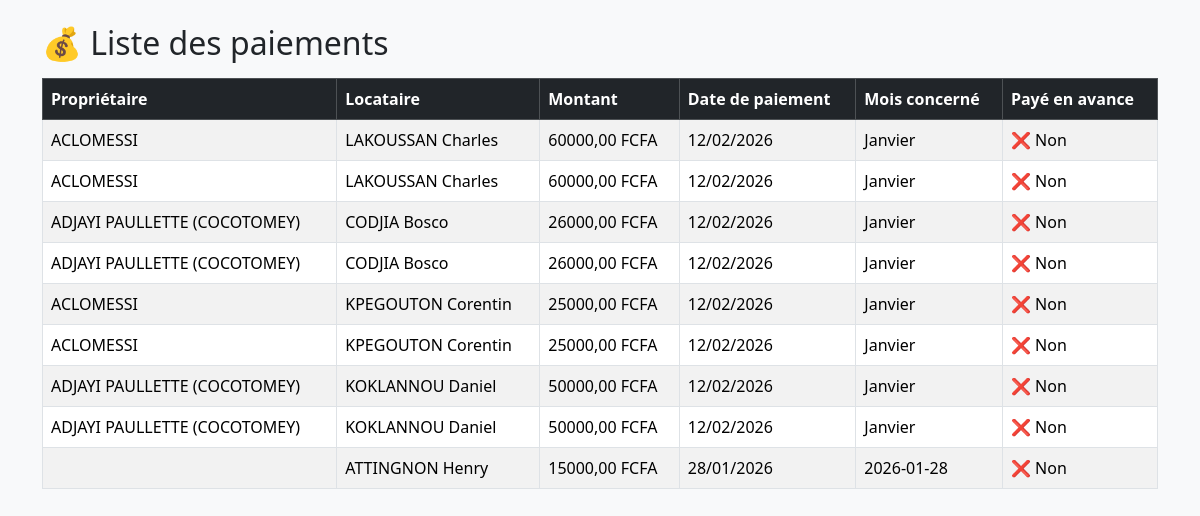
The page /paiements/ on the database its author committed.
### core/models.py (models this page shows, shortened)
class Paiement(models.Model):
    MOIS_CHOICES = [
        (1, "Janvier"),
        (2, "Février"),
        (3, "Mars"),
        (4, "Avril"),
        (5, "Mai"),
        (6, "Juin"),
        (7, "Juillet"),
        (8, "Août"),
        (9, "Septembre"),
        (10, "Octobre"),
        (11, "Novembre"),
        (12, "Décembre"),
    ]
    proprietaire = models.ForeignKey(
        Proprietaire,
        on_delete=models.CASCADE,
        related_name="paiements",
        verbose_name="Propriétaire",
        null=True,
        blank=True
    )
    locataire = models.ForeignKey(
        Locataire,
        on_delete=models.CASCADE,
        related_name="paiements",
        verbose_name="Locataire"
    )
    date_paiement = models.DateField(verbose_name="Date de paiement")
    mois_concerne = models.IntegerField(choices=MOIS_CHOICES, verbose_name="Mois concerné")  # ✅ entier 1–12
    montant = models.DecimalField(max_digits=10, decimal_places=2, verbose_name="Montant")
    paye_en_avance = models.BooleanField(default=False, verbose_name="Payé en avance")

class Proprietaire(models.Model):
    nom = models.CharField(max_length=100)
    numero = models.CharField(max_length=20, default="0000000000")

class Locataire(models.Model):
    nom = models.CharField(max_length=100)
    numero = models.CharField(max_length=20, default="0000000000")
    loyer_mensuel = models.DecimalField(max_digits=10, decimal_places=2, default=0)
    proprietaire = models.ForeignKey(
        Proprietaire,
        on_delete=models.CASCADE,
        related_name="locataires",   # ✅ accès via proprietaire.locataires.all()
        verbose_name="Propriétaire"
    )

### core/views.py (the view)
# urls.py: path("paiements/", views.liste_paiements, name="liste_paiements"),
def liste_paiements(request):
    paiements = Paiement.objects.select_related("locataire", "proprietaire").all().order_by("-date_paiement")
    return render(request, "core/liste_paiements.html", {"paiements": paiements})

### core/templates/core/liste_paiements.html (shortened to what this page needs)
<!DOCTYPE html>
<html lang="fr">
<head>
  <link rel="stylesheet" href="https://cdn.jsdelivr.net/npm/bootstrap@5.3.2/dist/css/bootstrap.min.css">
</head>
<body class="container mt-4 bg-light">
  <h2>💰 Liste des paiements</h2>
  <table class="table table-striped table-bordered mt-3">
    <thead class="table-dark">
      <tr>
        <th>Propriétaire</th>
        <th>Locataire</th>
        <th>Montant</th>
        <th>Date de paiement</th>
        <th>Mois concerné</th>
        <th>Payé en avance</th>
      </tr>
    </thead>
    <tbody>
  {% for paiement in paiements %}
  <tr>
    <td>{{ paiement.proprietaire.nom }}</td>
    <td>{{ paiement.locataire.nom }}</td>
    <td>{{ paiement.montant }} FCFA</td>
    <td>{{ paiement.date_paiement|date:"d/m/Y" }}</td>
    <td>{{ paiement.get_mois_concerne_display }}</td>
    <td>{% if paiement.paye_en_avance %}✅ Oui{% else %}❌ Non{% endif %}</td>
  </tr>
  {% empty %}
  <tr>
    <td colspan="6" class="text-center">Aucun paiement enregistré</td>
  </tr>
  {% endfor %}
</tbody>
  </table>
</body>
</html>

### rows shown on the page
Paiement: proprietaire.nom "ACLOMESSI", locataire.nom "LAKOUSSAN Charles", montant "60000,00", date_paiement "12/02/2026", mois_concerne "Janvier", paye_en_avance "❌ Non"
Paiement: proprietaire.nom "ACLOMESSI", locataire.nom "LAKOUSSAN Charles", montant "60000,00", date_paiement "12/02/2026", mois_concerne "Janvier", paye_en_avance "❌ Non"
Paiement: proprietaire.nom "ADJAYI PAULLETTE (COCOTOMEY)", locataire.nom "CODJIA Bosco", montant "26000,00", date_paiement "12/02/2026", mois_concerne "Janvier", paye_en_avance "❌ Non"
Paiement: proprietaire.nom "ADJAYI PAULLETTE (COCOTOMEY)", locataire.nom "CODJIA Bosco", montant "26000,00", date_paiement "12/02/2026", mois_concerne "Janvier", paye_en_avance "❌ Non"
Paiement: proprietaire.nom "ACLOMESSI", locataire.nom "KPEGOUTON Corentin", montant "25000,00", date_paiement "12/02/2026", mois_concerne "Janvier", paye_en_avance "❌ Non"
Paiement: proprietaire.nom "ACLOMESSI", locataire.nom "KPEGOUTON Corentin", montant "25000,00", date_paiement "12/02/2026", mois_concerne "Janvier", paye_en_avance "❌ Non"
Paiement: proprietaire.nom "ADJAYI PAULLETTE (COCOTOMEY)", locataire.nom "KOKLANNOU Daniel", montant "50000,00", date_paiement "12/02/2026", mois_concerne "Janvier", paye_en_avance "❌ Non"
Paiement: proprietaire.nom "ADJAYI PAULLETTE (COCOTOMEY)", locataire.nom "KOKLANNOU Daniel", montant "50000,00", date_paiement "12/02/2026", mois_concerne "Janvier", paye_en_avance "❌ Non"
Paiement: locataire.nom "ATTINGNON Henry", montant "15000,00", date_paiement "28/01/2026", mois_concerne "2026-01-28", paye_en_avance "❌ Non"
